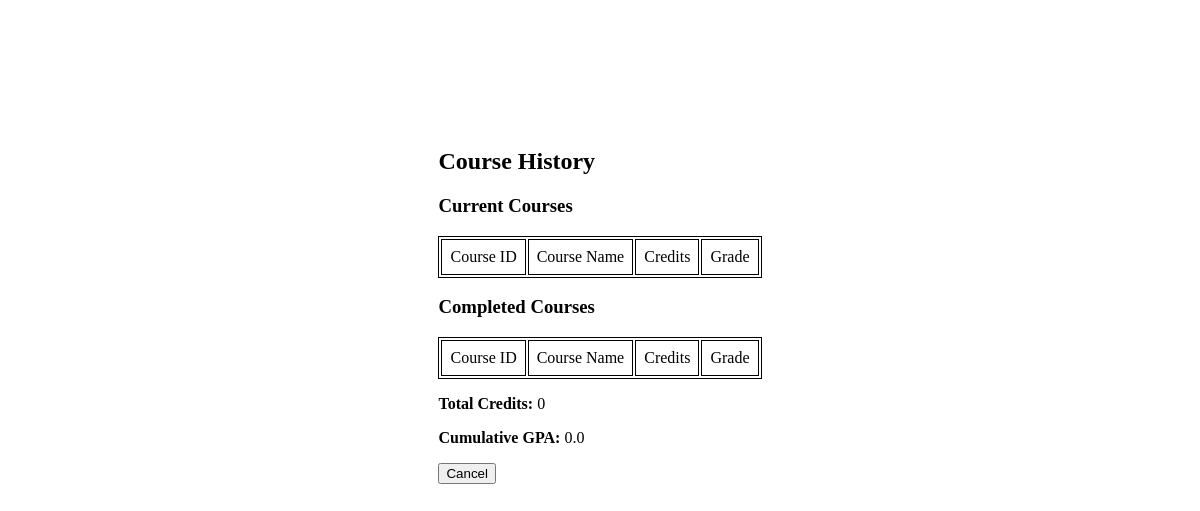
The app's page /src/course_history.php?student_id=0175846026, older data.
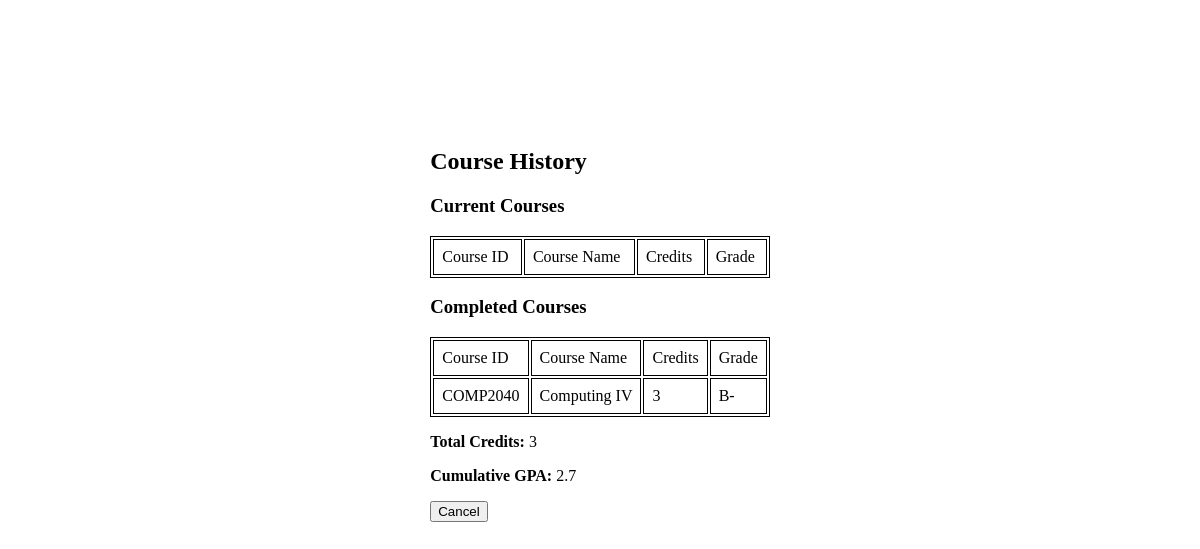
The same page, newer data.
### tables this page shows
create table take
(
    student_id varchar(10),
    course_id  varchar(8),
    section_id varchar(10),
    semester   varchar(6),
    year       numeric(4, 0),
    grade      varchar(2)
        check (grade in
               ('A+', 'A', 'A-', 'B+', 'B', 'B-', 'C+', 'C', 'C-', 'D+', 'D',
                'D-', 'F')),
    primary key (student_id, course_id, section_id, semester, year),
    foreign key (course_id, section_id, semester, year) references
        section (course_id, section_id, semester, year)
        on delete cascade,
    foreign key (student_id) references student (student_id)
        on delete cascade
);

create table course
(
    course_id   varchar(20),
    course_name varchar(50) not null,
    credits     numeric(2, 0) check (credits > 0),
    primary key (course_id)
);

### src/common/pdo.php (called while the page is built)
<?php
function pdo_connect(): PDO
{
    $config = require __DIR__ . '/config.php';
    $database_config = $config['database'];
    $host = $database_config['host'];
    $dbname = $database_config['dbname'];
    $username = $database_config['username'];
    $password = $database_config['password'];
    return new PDO(
        "mysql:host=$host;dbname=$dbname;charset=utf8mb4",
        $username,
        $password,
        [
            PDO::ATTR_ERRMODE => PDO::ERRMODE_EXCEPTION,
            PDO::ATTR_DEFAULT_FETCH_MODE => PDO::FETCH_ASSOC,
            PDO::ATTR_EMULATE_PREPARES => false
        ]
    );
}
function pdo_instance(bool $original = false): PDO|null
{
    static $pdo;
    if ($original) {
        return $pdo;
    }
    if (!$pdo) {
        $pdo = pdo_connect();
    }
    return $pdo;
}
function bind_params(PDOStatement $stmt, array $params): PDOStatement
{
    foreach ($params as $key => $value) {
        $stmt->bindValue(':' . $key, $value);
    }
    return $stmt;
}
function execute(PDOStatement $stmt, array $params = []): bool
{
    if ($params !== []) {
        bind_params($stmt, $params);
    }
    return $stmt->execute();
}

### src/service/course.php (called while the page is built, shortened)
<?php
require_once __DIR__ . '/../minimal.php';
function get_all_student_courses(string $student_id): array
{
    $stmt = pdo_instance()->prepare(
        "
            SELECT *
            FROM take
            JOIN course ON course.course_id = take.course_id
            WHERE student_id = :student_id
        "
    );
    execute($stmt, ['student_id' => $student_id]);
    return $stmt->fetchAll();
}
function get_all_completed_courses(string $student_id): array
{
    $courses = get_all_student_courses($student_id);
    return array_filter(
        $courses,
        fn ($course) => $course['grade'] !== null
    );
}
function convert_letter_grade_to_number(string $letter_grade): float
{
    return [
        'A+' => 4.0,
        'A' => 3.9,
        'A-' => 3.7,
        'B+' => 3.3,
        'B' => 3.0,
        'B-' => 2.7,
        'C+' => 2.3,
        'C' => 2.0,
        'C-' => 1.7,
        'D+' => 1.3,
        'D' => 1.0,
        'D-' => 0.7,
        'F' => 0.0
    ][$letter_grade];
}

### src/service/student.php (called while the page is built, shortened)
<?php
require_once __DIR__ . '/../minimal.php';
function get_cumulative_gpa(string $student_id): float
{
    $completed_courses = get_all_completed_courses($student_id);
    $total_credits = array_sum(
        array_map('intval', array_column($completed_courses, 'credits'))
    );
    $grade_array = array_map(
        fn ($course) => convert_letter_grade_to_number($course['grade']) * intval($course['credits']),
        $completed_courses
    );
    $total_grade = array_sum($grade_array);
    return $total_credits === 0 ? 0. : $total_grade / $total_credits;
}

### src/minimal.php (called while the page is built, shortened)
<?php
require_once __DIR__ . '/common/pdo.php';
function build_url(string $url, array $params = []): string
{
    $query_string = $params ? '?' . http_build_query($params, '', '&') : '';
    return $url . $query_string;
}

### src/course_history.php (the view, shortened to what this page needs)
<?php
require_once 'minimal.php';
$student_id = $_GET['student_id'];
$courses = get_all_student_courses($student_id);
$total_credits = get_total_credits($student_id);
$cumulative_gpa = get_cumulative_gpa($student_id);
$finished_courses = get_all_completed_courses($student_id);
$student_url = build_url(Page::STUDENT, [
    'student_id' => $student_id
]);
?>
<html lang="en">
<head>
</head>
<body style="height: 100%;">
<div style="display: flex; justify-content: center; margin-top: 16vh;">
  <div>
    <h2>Course History</h2>
    <h3> Current Courses</h3>
    <table style="width:100%;">
      <tr>
        <td>Course ID</td>
        <td>Course Name</td>
        <td>Credits</td>
        <td>Grade</td>
      </tr>
    </table>
    <h3> Completed Courses</h3>
    <table style="width:100%;">
      <tr>
        <td>Course ID</td>
        <td>Course Name</td>
        <td>Credits</td>
        <td>Grade</td>
      </tr>
        <?php foreach ($finished_courses as $course): ?>
          <tr>
            <td><?= $course['course_id'] ?></td>
            <td><?= $course['course_name'] ?></td>
            <td><?= $course['credits'] ?></td>
            <td><?= $course['grade'] ?></td>
          </tr>
        <?php endforeach; ?>
    </table>
    <div style="margin-top: 1rem;"><b>Total Credits: </b><?= $total_credits ?>
    </div>
    <div style="margin-top: 1rem;"><b>Cumulative
        GPA: </b><?= number_format($cumulative_gpa, 1) ?>
    </div>
    <a href="<?= $student_url ?>">
      <button type="button" style="margin-top: 1rem;">Cancel</button>
    </a>
  </div>
</div>
</body>
</html>

### src/course_history.php (style rules this page uses)
table, th, td { border: 1px solid black; }
th, td { padding: 0.5rem; }

Row changes from the older to the newer data that the page shows:
added take: course.course_id "COMP2040", course.course_name "Computing IV", course.credits "3", grade "B-", grade "3", grade.credits "2.7"
Text that changed along with them:
$total_credits: "0" → (not shown)
$cumulative_gpa: "0.0" → (not shown)
